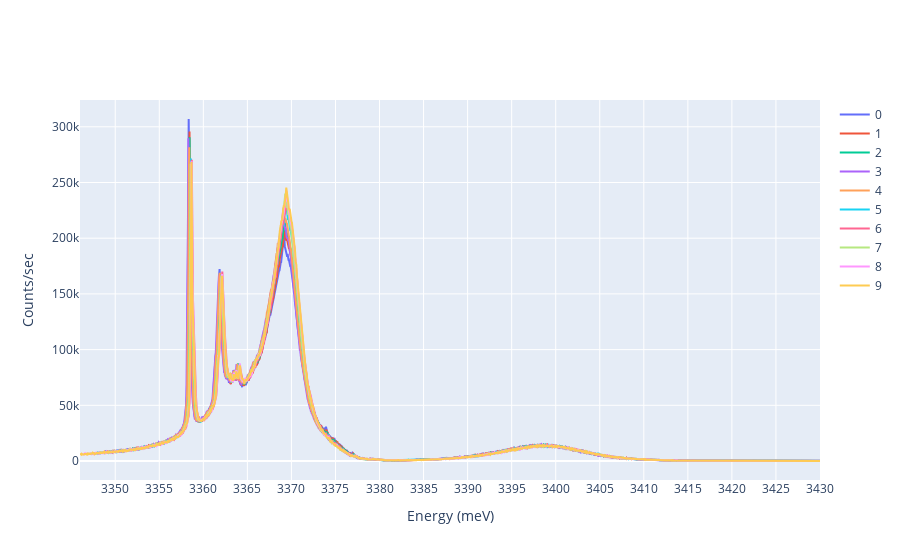

Source (notebook cell):
### Code cell
import numpy as np
import matplotlib.pyplot as plt
import pandas as pd
import plotly.express as px
import plotly.graph_objects as go

#E = hc/lambda in eV calculations
h = 6.6261*10**(-34) # m^2kg/s
c = 2.9979*10**8 # m/s
eV = 1.6022*10**(-19) # J
Conversion = h*c/eV

FileNames = [0]*10
for i in range(len(FileNames)):
    if i <= 1:
        string = '202007090%.0f' %(i+8)
    else:
        string = '20200709%.0f' %(i+8)
    FileNames[i] = [string]
    print(FileNames[i])

fig = go.Figure()

for j in range(len(FileNames)):
    
    
    Wavelength, Count = np.genfromtxt(FileNames[j][0], delimiter="\t", unpack = True, skip_header=4)
    EnergyEV = [0]*len(Wavelength)
    
    Wavelength = Wavelength*10**(-9)*1.000289
    EnergyEV = Conversion/Wavelength*1000
    
    EnergyEV1 = [x-(0.45*j) for x in EnergyEV]
    
    # Add traces
    fig.add_trace(go.Scatter(x=EnergyEV1, y=Count,
                    mode='lines',
                    name='%.0f' %j))

fig['layout']['xaxis'].update(title='Energy (meV)', range=[3346, 3430], dtick=5, autorange=False)
fig['layout']['yaxis'].update(title='Counts/sec', autorange=True)
fig.show()

### Figure 1 — Plotly figure (JSON) as saved in the notebook; plotly's stock layout.template omitted (floating-point values rounded to 4 significant figures; data arrays with more than 128 entries replaced by an {"elided": "..."} marker saying what was removed)
{"data": [{"mode": "lines", "name": "0", "type": "scatter", "x": {"elided": "2001 float values"}, "y": {"elided": "2001 int values"}}, {"mode": "lines", "name": "1", "type": "scatter", "x": {"elided": "2001 float values"}, "y": {"elided": "2001 int values"}}, {"mode": "lines", "name": "2", "type": "scatter", "x": {"elided": "2001 float values"}, "y": {"elided": "2001 int values"}}, {"mode": "lines", "name": "3", "type": "scatter", "x": {"elided": "2001 float values"}, "y": {"elided": "2001 int values"}}, {"mode": "lines", "name": "4", "type": "scatter", "x": {"elided": "2001 float values"}, "y": {"elided": "2001 int values"}}, {"mode": "lines", "name": "5", "type": "scatter", "x": {"elided": "2001 float values"}, "y": {"elided": "2001 int values"}}, {"mode": "lines", "name": "6", "type": "scatter", "x": {"elided": "2001 float values"}, "y": {"elided": "2001 int values"}}, {"mode": "lines", "name": "7", "type": "scatter", "x": {"elided": "2001 float values"}, "y": {"elided": "2001 int values"}}, {"mode": "lines", "name": "8", "type": "scatter", "x": {"elided": "2001 float values"}, "y": {"elided": "2001 int values"}}, {"mode": "lines", "name": "9", "type": "scatter", "x": {"elided": "2001 float values"}, "y": {"elided": "2001 int values"}}], "layout": {"xaxis": {"autorange": false, "dtick": 5, "range": [3346, 3430], "title": {"text": "Energy (meV)"}}, "yaxis": {"autorange": true, "title": {"text": "Counts/sec"}}}}
